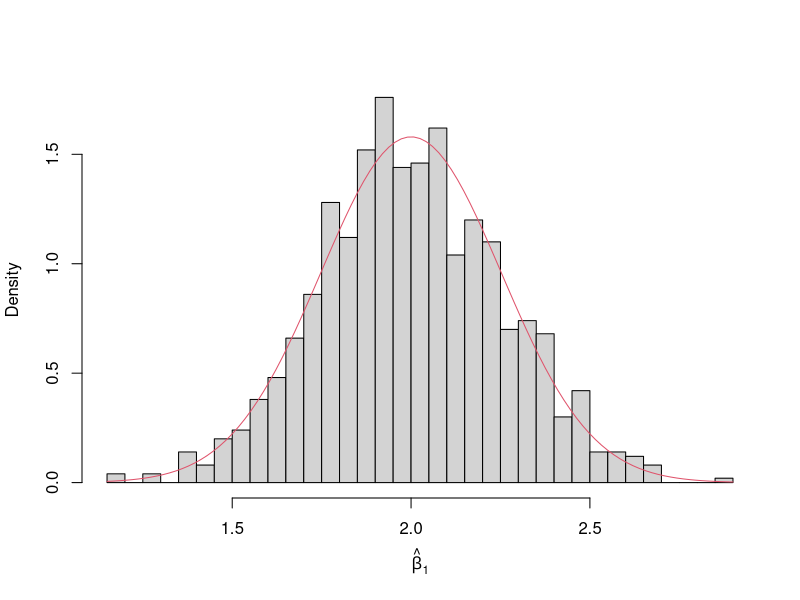
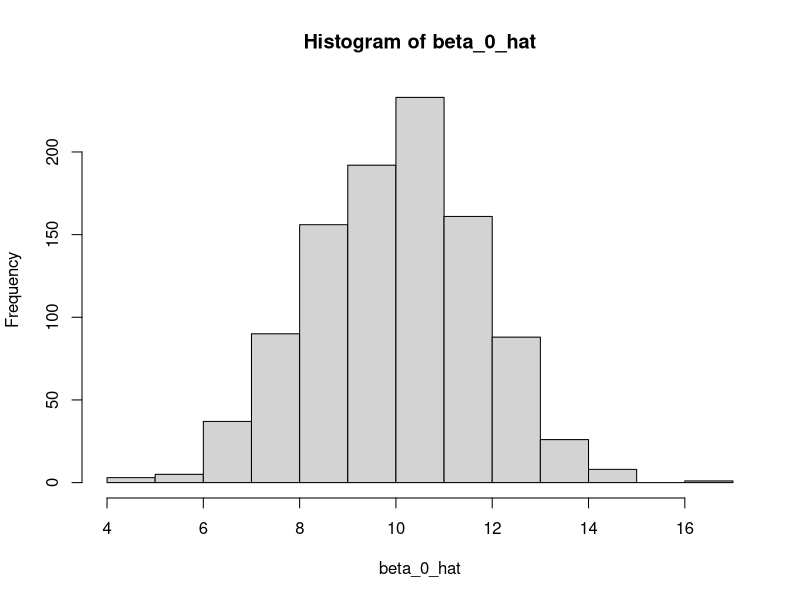

Write R code to recreate these figures, in order.
## ---- chunk 1
# note, this is not the "best" way to do this, but shows it well
# note, need to "fix" x
set.seed(42)
num_samples = 1000 # make this larger
sample_size = 20 # this is n
beta_0      = 10
beta_1      = 2
sigma       = 3
x = runif(sample_size, 0, 10)
Sxx = sum((x - mean(x)) ^ 2)

beta_0_hat = rep(0, num_samples)
beta_1_hat = rep(0, num_samples)

for(i in 1:num_samples) {
  y = beta_0 + beta_1 * x + rnorm(sample_size, mean = 0, sd = sigma)
  sim_model = lm(y ~ x)
  
  beta_0_hat[i] = coef(sim_model)[1]
  beta_1_hat[i] = coef(sim_model)[2]
}



mean(beta_1_hat)
beta_1
sd(beta_1_hat)
sigma / sqrt(Sxx)
hist(beta_1_hat, prob = TRUE, breaks = 25, xlab = expression(hat(beta)[1]), main = "")
ex_beta_1 = beta_1
sd_beta_1 = sigma / sqrt(Sxx)
curve(dnorm(x, mean = ex_beta_1, sd = sd_beta_1), col = 2, add = TRUE)

hist(beta_0_hat)
mean(beta_0_hat)
beta_0
sd(beta_0_hat)
sigma * sqrt(1 / sample_size + mean(x) ^ 2 / Sxx)
